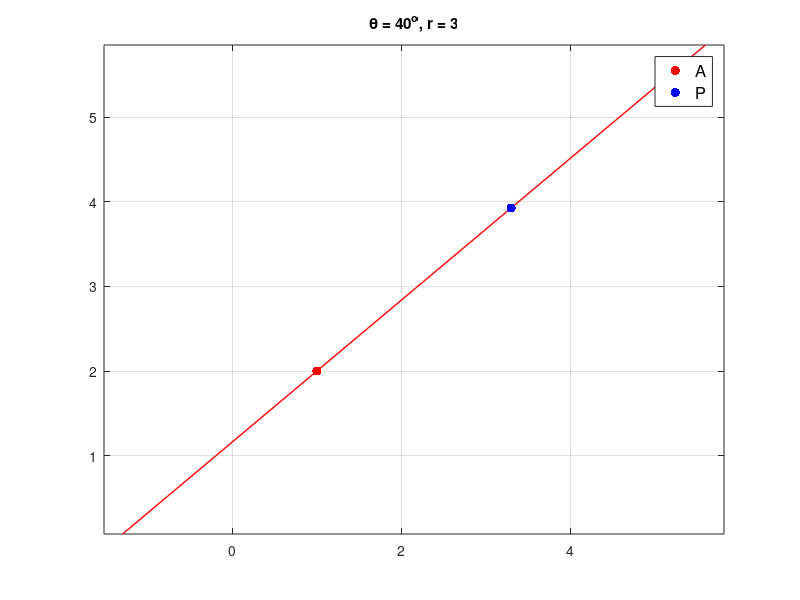

MATLAB code to generate this figure: (Note: this script raises an error after producing the figure.)
%% s.5 mediaanien leikkauspiste
clear
Ax=1
Ay=1
Bx=6
By=2
Cx=4
Cy=5

%sivujen keskipisteet
Dx=1/2*(Bx+Cx)
Dy=1/2*(By+Cy)
Ex=1/2*(Ax+Cx)
Ey=1/2*(Ay+Cy)
Fx=1/2*(Ax+Bx)
Fy=1/2*(Ay+By)

%mediaanien leikkauspiste, kolmion ABC painopiste
Px=1/3*(Ax+Bx+Cx)
Py=1/3*(Ay+By+Cy)

AP=sqrt((Px-Ax)^2+(Py-Ay)^2)
AD=sqrt((Dx-Ax)^2+(Dy-Ay)^2)
2/3*AD %=AP ?

BP=sqrt((Px-Bx)^2+(Py-By)^2)
BE=sqrt((Ex-Bx)^2+(Ey-By)^2)
2/3*BE %=BP ?

CP=sqrt((Px-Cx)^2+(Py-Cy)^2)
CF=sqrt((Fx-Cx)^2+(Fy-Cy)^2)
2/3*CF %=CP ?


%% kuva

plot([Ax,Bx,Cx,Ax],[Ay,By,Cy,Ay],'linewidth',1.5) %kolmio ABC
hold
plot([Ax,Dx],[Ay,Dy],'r') %viiva AD
plot([Bx,Ex],[By,Ey],'r') %viiva BE
plot([Cx,Fx],[Cy,Fy],'r') %viiva CF
plot(Px,Py,'k.','markersize',20) %piste P
hold off
grid 
axis equal %akseleiden mittakaavat yhtasuuriksi 

%% s.9
clear 
%close all
%napakoordinaatit
r=4 %OP
th=-130 %P:n suuntakulma
%suorakulmaiset koordinaatit
Px=r*cosd(th)
Py=r*sind(th)

%kuva
plot([-r,r],[0,0],'k','linewidth',2) %x-akseli
hold %pito paalle, jotta seuraava plot ei pyyhi edellista
plot([0,0],[-r,r],'k','linewidth',2) %y-akseli
plot([0,Px],[0,Py],'r','linewidth',2) %viiva OP
plot(Px,Py,'r.','markersize',20) %piste P
hold off %pito pois
grid %taustaristikko
%joko
axis([-r,r,-r,r]) %akseleiden rajat, [xmin,xmax,ymin,ymax]
axis square %kuva nelion muotoiseksi (mittakaavat samat, kun xmax-xmin=ymax-ymin)
%tai
axis equal
title(['r = ',num2str(r),', \theta = ',...
      num2str(th),'^o,  Px  = ',num2str(Px),', Py = ',num2str(Py)])
%num2str=number to string, nayttaa muuttujan arvon 

%% 
clear
%suorakulmaiset 
Px=-3
Py=-2
%napa
th=atan2d(Py,Px) %OP:n suuntakulma
r=sqrt(Px^2+Py^2) %OP:n pituus

plot([-r,r],[0,0],'k','linewidth',2) %x-akseli
hold 
plot([0,0],[-r,r],'k','linewidth',2) %y-akseli
plot([0,Px],[0,Py],'r','linewidth',2) %viiva OP
plot(Px,Py,'r.','markersize',20) %piste P
hold off
grid %taustaristikko
axis([-r,r,-r,r]) %akseleiden rajat, [xmin,xmax,ymin,ymax]
axis square %kuva nelion muotoiseksi
title(['Px  = ',num2str(Px),', Py = ',num2str(Py),', r = ',num2str(r),', \theta = ',num2str(th),'^o'])



%% s. 17, pisteen A kautta kulkeva suora, suuntakulma th
clear
Ax=1
Ay=2
th=40
%piste suoralla
r=3
Px=Ax+r*cosd(th)
Py=Ay+r*sind(th)

p1=plot(Ax,Ay,'r.','markersize',20)
hold
plot([Ax-r*cosd(th),Ax+2*r*cosd(th)],...
     [Ay-r*sind(th),Ay+2*r*sind(th)],'r','linewidth',1)
p2=plot(Px,Py,'b.','markersize',20)  
hold off
grid
axis equal %akseleiden mittakaavat yhtasuuret
legend([p1,p2],{'A','P'},'fontsize',12)
title(['\theta = ',num2str(th),'^o, r = ',num2str(r)])


%% s.21, suorien leikkauspiste
clear
Ax=3
Ay=2
theta=-130
Bx=3
By=1
delta=40

a=cosd(theta)
b=-cosd(delta)
c=sind(theta)
d=-sind(delta)
e=Bx-Ax
f=By-Ay
r=(d*e-b*f)/(a*d-b*c)
t=(a*f-c*e)/(a*d-b*c)

Px=Ax+r*cosd(theta)
Py=Ay+r*sind(theta)

%tarkastus
Bx+t*cosd(delta) %=Px ? 
By+t*sind(delta) %=Py ?

%%
%suoraan funktiolla suorien_leikkauspiste.m
%(tiedoston pitaa olla  oletushakemistossa (current directory)
[Px,Py,r,t]=suorien_leikkauspiste(Ax,Ay,theta,Bx,By,delta) %theta ja delta asteina
%[Qx,Qy,u,v]=suorien_leikkauspiste(Mx,My,alfa,Nx,Ny,beta)
%%
plot(Ax,Ay,'r.','markersize',20)
hold
plot(Bx,By,'g.','markersize',20)
plot(Px,Py,'k.','markersize',20)
plot([Ax-r*cosd(theta),Ax+2*r*cosd(theta)],...
     [Ay-r*sind(theta),Ay+2*r*sind(theta)],'r','linewidth',1.5)
plot([Bx-t*cosd(delta),Bx+2*t*cosd(delta)],...
     [By-t*sind(delta),By+2*t*sind(delta)],'g','linewidth',1.5) 
hold off
grid
axis equal
title(['r = ',num2str(r),', t = ',num2str(t),', \theta = ',num2str(theta),', \delta = ',num2str(delta)])
legend('A','B','P')

%% s.25 paikannus
clear
Ax=6
Ay=4
theta=-60
Bx=1
By=5
delta=-150
[Px,Py,r,t]=suorien_leikkauspiste(Ax,Ay,theta,Bx,By,delta)

plot([Px,Ax],[Py,Ay],'r')
hold on
plot([Px,Bx],[Py,By],'b')
plot([Px,Px+1],[Py,Py],'k')
p1=plot(Ax,Ay,'r.','markersize',20)
p2=plot(Bx,By,'b.','markersize',20)
p3=plot(Px,Py,'k.','markersize',20)
hold off
grid
axis equal
legend([p1,p2,p3],'A','B','P')
title(['\theta = ',num2str(theta),', \delta = ',num2str(delta)])

%% s.27 Fermatin piste
clear
%oletus: kiertosuunta A->B->C vastapaivaan
Ax=0
Ay=0
Bx=6
By=2
Cx=1
Cy=5

AB=sqrt((Bx-Ax)^2+(By-Ay)^2)
BC=sqrt((Cx-Bx)^2+(Cy-By)^2)
CA=sqrt((Ax-Cx)^2+(Ay-Cy)^2)

thAB=atan2d(By-Ay,Bx-Ax)
thBC=atan2d(Cy-By,Cx-Bx)
thCA=atan2d(Ay-Cy,Ax-Cx)

AT=AB
thAT=thAB-60

BR=BC
thBR=thBC-60

CS=CA
thCS=thCA-60

Tx=Ax+AT*cosd(thAT)
Ty=Ay+AT*sind(thAT)

Rx=Bx+BR*cosd(thBR)
Ry=By+BR*sind(thBR)

Sx=Cx+CS*cosd(thCS)
Sy=Cy+CS*sind(thCS)

thAR=atan2d(Ry-Ay,Rx-Ax)
thBS=atan2d(Sy-By,Sx-Bx)

[Px,Py,r,t]=suorien_leikkauspiste(Ax,Ay,thAR,Bx,By,thBS)



plot([Ax,Bx,Cx,Ax],[Ay,By,Cy,Ay],'linewidth',2)
hold on
plot([Ax,Tx,Bx],[Ay,Ty,By],'r','linewidth',1.5)
plot([Bx,Rx,Cx],[By,Ry,Cy],'m','linewidth',1.5)
plot([Cx,Sx,Ax],[Cy,Sy,Ay],'g','linewidth',1.5)
plot([Ax,Rx],[Ay,Ry],'k')
plot([Bx,Sx],[By,Sy],'k')
plot([Cx,Tx],[Cy,Ty],'k')
plot([Ax,Px,Bx],[Ay,Py,By],'k','linewidth',1.5)
plot([Cx,Px],[Cy,Py],'k','linewidth',1.5)
plot(Px,Py,'k.','markersize',20)
hold off
grid
axis equal

%% s.29, suoran ja kolmion leikkauspisteet
clear
%suoran pisteet
Px=1
Py=4
Qx=7
Qy=2
%kolmion pisteet
Ax=0
Ay=0
Bx=5
By=1
Cx=3
Cy=6

%suorien PQ ja AB leikkauspiste
%suuntakulmat 
thPQ=atan2d(Qy-Py,Qx-Px)
thAB=atan2d(By-Ay,Bx-Ax)
[S1x,S1y,r1,t1]=suorien_leikkauspiste(Ax,Ay,thAB,Px,Py,thPQ)

%suorien PQ ja BC leikkauspiste
%suuntakulmat 
%thPQ=atan2d(Qy-Py,Qx-Px)
thBC=atan2d(Cy-By,Cx-Bx)
[S2x,S2y,r2,t2]=suorien_leikkauspiste(Bx,By,thBC,Px,Py,thPQ)

%suorien PQ ja CA leikkauspiste
%suuntakulmat 
%thPQ=atan2d(Qy-Py,Qx-Px)
thCA=atan2d(Ay-Cy,Ax-Cx)
[S3x,S3y,r3,t3]=suorien_leikkauspiste(Cx,Cy,thCA,Px,Py,thPQ)

%%kuva
%kolmio ABC
plot([Ax,Bx,Cx,Ax],[Ay,By,Cy,Ay],'linewidth',1.5)
hold 
%suora PQ
PQ=sqrt((Qx-Px)^2+(Qy-Py)^2)
tmin=min([t1,t2,t3,0])-1
tmax=max([t1,t2,t3,PQ])+1
Rx=Px+tmin*cosd(thPQ)
Ry=Py+tmin*sind(thPQ)
Sx=Px+tmax*cosd(thPQ)
Sy=Py+tmax*sind(thPQ)
plot([Rx,Sx],[Ry,Sy],'r','linewidth',1.5)
plot([Px,Qx],[Py,Qy],'r.','markersize',20)

AB=sqrt((Bx-Ax)^2+(By-Ay)^2)
if (r1>=0) && (r1<=AB)
  plot(S1x,S1y,'g.','markersize',20)
end

BC=sqrt((Cx-Bx)^2+(Cy-By)^2)
if (r2>=0) && (r2<=BC)
  plot(S2x,S2y,'g.','markersize',20)
end

CA=sqrt((Ax-Cx)^2+(Ay-Cy)^2)
if (r3>=0) && (r3<=CA)
  plot(S3x,S3y,'g.','markersize',20)
end

hold off
grid
axis equal


%% s.31, ympyra, keskipiste P ja sade r
clear
Px=1
Py=2
r=4
%kiertokulma
th=0:1:360; %th=[0,1,2,...,360], alku:askel:loppu
Qx=Px+r*cosd(th);
Qy=Py+r*sind(th);
%kaari
ka=20%alkukulma
kl=50%loppukulma
thk=ka:(kl-ka)/100:kl;
Qkx=Px+r*cosd(thk);
Qky=Py+r*sind(thk);

plot(Qx,Qy,'b','linewidth',2)
hold 
plot(Px,Py,'b.','markersize',20)
plot(Qkx,Qky,'r','linewidth',3)
hold off
grid
axis equal

%% s.33, iso ja pieni ympyra
clear 
R=1 %ison ympyran sade 
r=(3-sqrt(8))*R %pienen ympyran sade 
%ympyroiden pisteet 
%iso 
%keskipiste 
X0=0
Y0=0
th=0:1:360; %kiertokulma
c=cosd(th);
s=sind(th);
X=X0+R*c;
Y=Y0+R*s;

%pieni
%keskipiste 
x0=X0+(R-r)
y0=Y0-(R-r)

x=x0+r*c;
y=y0+r*s;

plot([-R,R,R,-R,-R],[-R,-R,R,R,-R],'k','linewidth',1.5) %nelio 
hold
plot(X,Y,'b','linewidth',1.5)
plot(X0,Y0,'b.','markersize',20)
plot(x,y,'r','linewidth',1.5)
plot(x0,y0,'r.','markersize',20)
hold off 
grid
axis equal

%% s.35 (pisteiden A,B ja C kautta kulkeva ympyra)
clear 
Ax=1
Ay=1
Bx=5
By=2
Cx=4
Cy=4

%sivun AB keskipiste 
Fx=(Ax+Bx)/2
Fy=(Ay+By)/2
%ja suuntakulma
kAB=atan2d(By-Ay,Bx-Ax)
theta=kAB+90 %keskinormaalin suuntakulma

%sivun AC keskipiste 
Ex=(Ax+Cx)/2
Ey=(Ay+Cy)/2
%ja suuntakulma
kAC=atan2d(Cy-Ay,Cx-Ax)
delta=kAC+90 %keskinormaalin suuntakulma

%ympyran keskipiste eli keskinormaalien D,theta ja E,delta leikkauspiste P

[Px,Py,r,t]=suorien_leikkauspiste(Fx,Fy,theta,Ex,Ey,delta)

%ympyran sade
R=sqrt((Px-Ax)^2+(Py-Ay)^2)
%%
%suoraan funktiolla ympyraABC.m 
%tiedostojen ympyraABC.m ja suorien_leikkauspiste.m
%pitaa olla oletushakemistossa
[Px,Py,R]=ympyraABC(Ax,Ay,Bx,By,Cx,Cy)
%[Qx,Qy,r]=ympyraABC(Kx,Ky,Lx,Ly,Mx,My)
%%
%ympyran pisteet
th=0:1:360;
ympx=Px+R*cosd(th);
ympy=Py+R*sind(th);



plot(ympx,ympy,'b','linewidth',2)
hold
plot(Px,Py,'b.','markersize',20)
plot([Ax,Bx,Cx],[Ay,By,Cy],'r.','markersize',20)
hold off
grid
axis equal

%% s. 39 (tangentit ympyralle)
clear
Ax=5
Ay=4
Px=5
Py=1
r=2

APx=Px-Ax
APy=Py-Ay
AP=sqrt(APx^2+APy^2)
d=asin(r/AP)
AS=sqrt(AP^2-r^2)
AT=AS
th=atan2(APy,APx)
Sx=Ax+AS*cos(th+d)
Sy=Ay+AS*sin(th+d)
Tx=Ax+AT*cos(th-d)
Ty=Ay+AT*sin(th-d)
%%
%%ympyran pisteet
th=0:1:360; 
x=Px+r*cosd(th);
y=Py+r*sind(th);

plot(x,y,'k','linewidth',2)
hold
plot([Ax,Px],[Ay,Py],'c')
plot([Sx,Ax,Tx],[Sy,Ay,Ty],'r.-','linewidth',2,'markersize',20)
plot([Sx,Px,Tx],[Sy,Py,Ty],'g','linewidth',2)
plot(Px,Py,'k.','markersize',20)
hold off
grid
axis equal

%% s.43, suoran ja ympyran leikkauspisteet
clear
close all
Ax=-1
Ay=0
theta=60
Px=3
Py=1 
r=2

[Qx,Qy,u,v]=suorien_leikkauspiste(Ax,Ay,theta,Px,Py,theta+90)

PQ=sqrt((Qx-Px)^2+(Qy-Py)^2)

th=0:1:360;
cx=Px+r*cosd(th);
cy=Py+r*sind(th);

plot(Ax,Ay,'r.','markersize',20)
hold on
plot([Ax,Ax+cosd(theta)],[Ay,Ay+sind(theta)],'r','linewidth',3)
plot(cx,cy,'k','linewidth',1.5)
plot([Px,Qx],[Py,Qy],'c','linewidth',1.5)
plot(Px,Py,'k.','markersize',20)
plot(Qx,Qy,'c.','markersize',20)

if PQ<=r %suora ja ympyra leikkaavat

QS=sqrt(r^2-PQ^2)
QT=QS

Sx=Qx-QS*cosd(theta)
Sy=Qy-QS*sind(theta)

Tx=Qx+QT*cosd(theta)
Ty=Qy+QT*sind(theta)

plot([Ax,Sx,Tx],[Ay,Sy,Ty],'r','linewidth',1.5)  
plot([Sx,Px,Tx],[Sy,Py,Ty],'g','linewidth',1.5)
plot([Sx,Tx],[Sy,Ty],'g.','markersize',20)
else
plot([Ax,Qx],[Ay,Qy],'r','linewidth',1.5)
end 
hold off
grid
axis equal




%% s.47, kasivarsi
%suora kinematiikka
clear
%varsien pituudet
OM=5
MP=3
alfa=130
beta=40

Mx=OM*cosd(alfa)
My=OM*sind(alfa)
Px=Mx+MP*cosd(alfa+beta)
Py=My+MP*sind(alfa+beta)
L=OM+MP


figure(1)
plot([0,Mx,Px],[0,My,Py],'r.-','linewidth',2,'markersize',20)
hold 
plot([-L,L],[0,0],'k')
plot([0,0],[-L,L],'k')
hold off
grid
axis([-L,L,-L,L])
axis square
title(['OM = ',num2str(OM),', MP = ',num2str(MP),...
       ', \alpha = ',num2str(alfa),'^o, \beta = ',num2str(beta),...
       '^o: Px = ',num2str(Px),', Py = ',num2str(Py)])

%% kaanteinen kinematiikka 
clear
%varsien pituudet
OM=5
MP=3
Px=-6
Py=-2

th=atan2d(Py,Px)
OP=sqrt(Px^2+Py^2)
gamma=acosd((OP^2+OM^2-MP^2)/(2*OP*OM))
alfa=th-gamma
beta=180-acosd((MP^2+OM^2-OP^2)/(2*MP*OM))

Mx=OM*cosd(alfa)
My=OM*sind(alfa)
Px=Mx+MP*cosd(alfa+beta)
Py=My+MP*sind(alfa+beta)
L=OM+MP
r=OM-MP
R=OM+MP
k=0:1:360;
x=r*cosd(k);
y=r*sind(k);
X=R*cosd(k);
Y=R*sind(k);

figure(2)
plot([0,Mx,Px],[0,My,Py],'r.-','linewidth',2,'markersize',20)
hold 
plot([-L,L],[0,0],'k')
plot([0,0],[-L,L],'k')
plot(x,y,'b',X,Y,'b')
hold off
grid

axis([-L,L,-L,L])
axis square
title(['OM = ',num2str(OM),', MP = ',num2str(MP),...
       ', Px = ',num2str(Px),', Py = ',num2str(Py),...
       ': \alpha = ',num2str(alfa),'^o, \beta = ',num2str(beta),...
       '^o'])

%% s.51
clear
%close all
%mitat
OA=50
OB=10
AC=70
CD=40
h=30

%kulma
alfa=320

%koordinaatit
Ox=0
Oy=0
Ax=0
Ay=-OA
Bx=OB*cosd(-90+alfa)
By=OB*sind(-90+alfa)
%AB:n ja AC:n suuntakulma
th=atan2d(By-Ay,Bx-Ax)
Cx=Ax+AC*cosd(th)
Cy=Ay+AC*sind(th)
Dy=h
Dx=Cx-sqrt(CD^2-(Dy-Cy)^2)

plot([Ox,Bx],[Oy,By],'k.-','linewidth',2,'markersize',20)
hold on
plot([Ax,Cx],[Ay,Cy],'b.-','linewidth',2,'markersize',20)
plot([Cx,Dx],[Cy,Dy],'r.-','linewidth',2,'markersize',20)
hold off
grid
axis equal

%% animaatio
clear
%mitat
OA=50
OB=10
AC=70
CD=40
h=30
%koordinaatit
Ox=0
Oy=0
Ax=0
Ay=-OA
%kulma
for alfa=0:1:(2*360) %alfa=0,1,2,...,360
Bx=OB*cosd(-90+alfa)
By=OB*sind(-90+alfa)
%AB:n ja AC:n suuntakulma
th=atan2d(By-Ay,Bx-Ax)
Cx=Ax+AC*cosd(th)
Cy=Ay+AC*sind(th)
Dy=h
Dx=Cx-sqrt(CD^2-(Dy-Cy)^2)
plot([Ox,Bx],[Oy,By],'k.-','linewidth',2,'markersize',20)
hold on
plot([Ax,Cx],[Ay,Cy],'b.-','linewidth',2,'markersize',20)
plot([Cx,Dx],[Cy,Dy],'r.-','linewidth',2,'markersize',20)
plot([-70,30],[h,h])
hold off
grid
%axis equal
axis([-70,30,-60,40])
axis square
pause(0.001)
end



%% s.55, four-bar
clear
OA=1.5
AB=3.5
BC=4
OC=5

alfa=0:1:360;
Ox=0
Oy=0
Cx=OC
Cy=0
Ax=OA*cosd(alfa);
Ay=OA*sind(alfa);
AC=sqrt((Ax-Cx).^2+(Ay-Cy).^2);
theta=atan2d(Ay-Cy,Ax-Cx);
phi=acosd((AC.^2+BC^2-AB^2)./(2*AC*BC));
beta=theta-phi;
Bx=Cx+BC*cosd(beta);
By=Cy+BC*sind(beta);
Px=(Ax+Bx)/2;
Py=(Ay+By)/2;

Px=1/3*Ax+2/3*Bx;
Py=1/3*Ay+2/3*By;
%% kuva asennossa numero k
k=72
plot([Ox,Ax(k),Bx(k),Cx],[Oy,Ay(k),By(k),Cy],'k.-','linewidth',1.5,'markersize',20)
hold on
plot(Px(k),Py(k),'r.','markersize',20)
plot(Px,Py,'r','linewidth',1.3)
R=2
plot([-R,OC+R],[0,0],'k')
hold off
grid
axis equal
title(['\alpha = ',num2str(alfa(k)),'^o, \beta = ',num2str(beta(k)),'^o'])

%% animaatio

for k=1:1:length(alfa)
plot([Ox,Ax(k),Bx(k),Cx],[Oy,Ay(k),By(k),Cy],'k.-','linewidth',1.5,'markersize',20)
hold on
plot(Px(k),Py(k),'r.','markersize',20)
plot(Px,Py,'r','linewidth',1.3)
R=2
plot([-R,OC+R],[0,0],'k')
hold off
grid
%axis equal
axis([-2,6,-3,5])
axis square
pause(0.01)
end

%% s.61 , Peaucellier
clear
%varsien pituudet
L=5
r=1.5
a=2

%Q liikkuu pitkin suoraa x=xQ
xQ=(L^2-r^2)/(2*a)

%CP:n maksimikulma
alfamax=180-acosd((2*a^2-(L-r)^2)/(2*a^2))-0.001;
%Qy:n maksimiarvo
hmax=(L+r)*sind(alfamax/2);

alfa=-alfamax:alfamax/200:alfamax;

%koordinaatit 
Cx=a
Cy=0

Px=Cx+a*cosd(alfa);
Py=Cy+a*sind(alfa);
OP=sqrt(Px.^2+Py.^2);
thOP=atan2d(Py,Px);
beta=acosd((L^2+OP.^2-r^2)./(2*L*OP));
thOA=thOP+beta;
Ax=L*cosd(thOA);
Ay=L*sind(thOA);
thOB=thOP-beta;
Bx=L*cosd(thOB);
By=L*sind(thOB);
AB=sqrt((Bx-Ax).^2+(By-Ay).^2);
thAB=atan2d(By-Ay,Bx-Ax);
gamma=acosd(AB/(2*r));
thAQ=thAB+gamma;
Qx=Ax+r*cosd(thAQ);
Qy=Ay+r*sind(thAQ);

for k=1:length(alfa)
%k=241
plot([Ax(k),Px(k),Bx(k),Qx(k),Ax(k)],[Ay(k),Py(k),By(k),Qy(k),Ay(k)],'g','linewidth',1.5)
hold
plot([Ax(k),0,Bx(k)],[Ay(k),0,By(k)],'b.-','linewidth',1.5,'markersize',20)
plot([Cx,Px(k)],[Cy,Py(k)],'r.-','linewidth',1.5,'markersize',20)
plot(Px(k),Py(k),'m.','markersize',25)
plot(Qx(k),Qy(k),'k.','markersize',25)
plot([xQ,xQ],[-hmax,hmax],'k','linewidth',1.5)
plot(Cx+a*cosd(alfa),Cy+a*sind(alfa),'r')
hold off
grid
axis equal
pause(0.01)
end